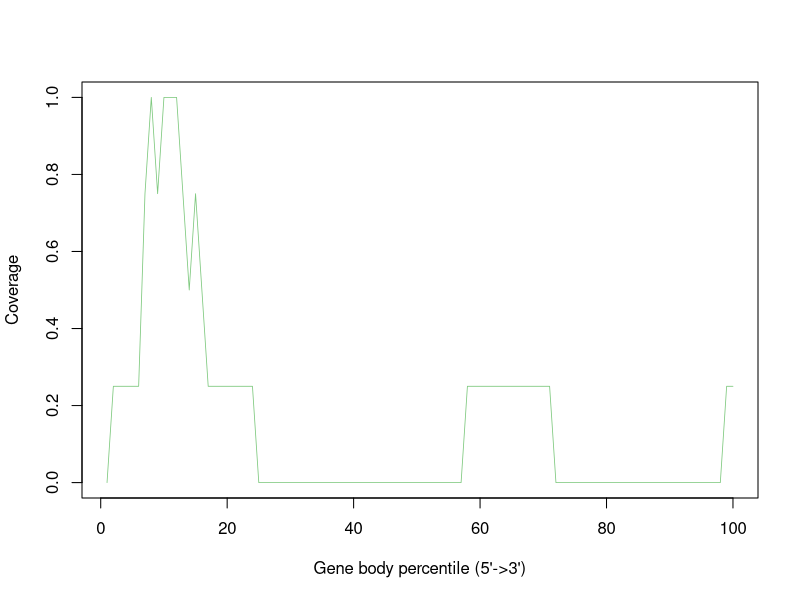

This chart was generated by the following R code:
Mmus_C57_6J_LVR_FLT_C_Rep1_M25_Aligned.sortedByCoord_sorted.out <- c(0.0,0.25,0.25,0.25,0.25,0.25,0.75,1.0,0.75,1.0,1.0,1.0,0.75,0.5,0.75,0.5,0.25,0.25,0.25,0.25,0.25,0.25,0.25,0.25,0.0,0.0,0.0,0.0,0.0,0.0,0.0,0.0,0.0,0.0,0.0,0.0,0.0,0.0,0.0,0.0,0.0,0.0,0.0,0.0,0.0,0.0,0.0,0.0,0.0,0.0,0.0,0.0,0.0,0.0,0.0,0.0,0.0,0.25,0.25,0.25,0.25,0.25,0.25,0.25,0.25,0.25,0.25,0.25,0.25,0.25,0.25,0.0,0.0,0.0,0.0,0.0,0.0,0.0,0.0,0.0,0.0,0.0,0.0,0.0,0.0,0.0,0.0,0.0,0.0,0.0,0.0,0.0,0.0,0.0,0.0,0.0,0.0,0.0,0.25,0.25)


pdf("Mmus_C57-6J_LVR_FLT_C_Rep1_M25.geneBodyCoverage.curves.pdf")
x=1:100
icolor = colorRampPalette(c("#7fc97f","#beaed4","#fdc086","#ffff99","#386cb0","#f0027f"))(1)
plot(x,Mmus_C57_6J_LVR_FLT_C_Rep1_M25_Aligned.sortedByCoord_sorted.out,type='l',xlab="Gene body percentile (5'->3')", ylab="Coverage",lwd=0.8,col=icolor[1])
dev.off()
